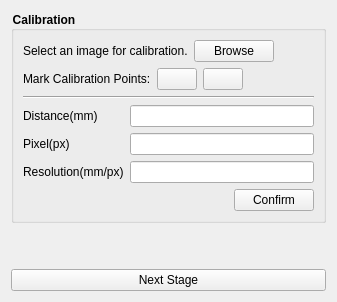
            <widget class="QWidget" name="page0">
             <layout class="QVBoxLayout" name="verticalLayout_24">
              <item>
               <layout class="QVBoxLayout" name="verticalLayout_20">
                <item>
                 <layout class="QVBoxLayout" name="verticalLayout_21">
                  <item>
                   <layout class="QHBoxLayout" name="horizontalLayout_21">
                    <property name="rightMargin">
                     <number>0</number>
                    </property>
                    <property name="bottomMargin">
                     <number>0</number>
                    </property>
                   </layout>
                  </item>
                  <item>
                   <widget class="QGroupBox" name="groupBox_6">
                    <property name="minimumSize">
                     <size>
                      <width>0</width>
                      <height>200</height>
                     </size>
                    </property>
                    <property name="styleSheet">
                     <string notr="true">QGroupBox{
    font-weight: bold;
}
</string>
                    </property>
                    <property name="title">
                     <string>Calibration</string>
                    </property>
                    <layout class="QVBoxLayout" name="verticalLayout_22">
                     <item>
                      <layout class="QHBoxLayout" name="horizontalLayout_22">
                       <property name="bottomMargin">
                        <number>0</number>
                       </property>
                       <item>
                        <widget class="QLabel" name="label_14">
                         <property name="text">
                          <string>Select an image for calibration.</string>
                         </property>
                        </widget>
                       </item>
                       <item>
                        <widget class="QPushButton" name="caliUploadButton">
                         <property name="text">
                          <string>Browse</string>
                         </property>
                        </widget>
                       </item>
                       <item>
                        <spacer name="horizontalSpacer_7">
                         <property name="orientation">
                          <enum>Qt::Orientation::Horizontal</enum>
                         </property>
                         <property name="sizeHint" stdset="0">
                          <size>
                           <width>40</width>
                           <height>20</height>
                          </size>
                         </property>
                        </spacer>
                       </item>
                      </layout>
                     </item>
                     <item>
                      <layout class="QHBoxLayout" name="horizontalLayout_13">
                       <property name="bottomMargin">
                        <number>0</number>
                       </property>
                       <item>
                        <widget class="QLabel" name="label_10">
                         <property name="sizePolicy">
                          <sizepolicy hsizetype="Preferred" vsizetype="Preferred">
                           <horstretch>0</horstretch>
                           <verstretch>0</verstretch>
                          </sizepolicy>
                         </property>
                         <property name="text">
                          <string>Mark Calibration Points:</string>
                         </property>
                        </widget>
                       </item>
                       <item>
                        <widget class="QPushButton" name="clickAddButton">
                         <property name="sizePolicy">
                          <sizepolicy hsizetype="Fixed" vsizetype="Fixed">
                           <horstretch>0</horstretch>
                           <verstretch>0</verstretch>
                          </sizepolicy>
                         </property>
                         <property name="text">
                          <string/>
                         </property>
                         <property name="icon">
                          <iconset resource="../icon.qrc">
                           <normaloff>:/icons/icons/caliadd.svg</normaloff>:/icons/icons/caliadd.svg</iconset>
                         </property>
                         <property name="iconSize">
                          <size>
                           <width>25</width>
                           <height>25</height>
                          </size>
                         </property>
                         <property name="checkable">
                          <bool>true</bool>
                         </property>
                         <attribute name="buttonGroup">
                          <string notr="true">caliButtonGroup</string>
                         </attribute>
                        </widget>
                       </item>
                       <item>
                        <widget class="QPushButton" name="clickDeleteButton">
                         <property name="sizePolicy">
                          <sizepolicy hsizetype="Fixed" vsizetype="Fixed">
                           <horstretch>0</horstretch>
                           <verstretch>0</verstretch>
                          </sizepolicy>
                         </property>
                         <property name="text">
                          <string/>
                         </property>
                         <property name="icon">
                          <iconset resource="../icon.qrc">
                           <normaloff>:/icons/icons/calidelete.svg</normaloff>:/icons/icons/calidelete.svg</iconset>
                         </property>
                         <property name="iconSize">
                          <size>
                           <width>25</width>
                           <height>25</height>
                          </size>
                         </property>
                         <property name="checkable">
                          <bool>true</bool>
                         </property>
                         <attribute name="buttonGroup">
                          <string notr="true">caliButtonGroup</string>
                         </attribute>
                        </widget>
                       </item>
                       <item>
                        <spacer name="horizontalSpacer_5">
                         <property name="orientation">
                          <enum>Qt::Orientation::Horizontal</enum>
                         </property>
                         <property name="sizeHint" stdset="0">
                          <size>
                           <width>40</width>
                           <height>20</height>
                          </size>
                         </property>
                        </spacer>
                       </item>
                      </layout>
                     </item>
                     <item>
                      <widget class="Line" name="line">
                       <property name="orientation">
                        <enum>Qt::Orientation::Horizontal</enum>
                       </property>
                      </widget>
                     </item>
                     <item>
                      <layout class="QFormLayout" name="formLayout_2">
                       <property name="bottomMargin">
                        <number>0</number>
                       </property>
                       <item row="1" column="0">
                        <widget class="QLabel" name="distanceLabel">
                         <property name="text">
                          <string>Distance(mm)</string>
                         </property>
                        </widget>
                       </item>
                       <item row="1" column="1">
                        <widget class="QLineEdit" name="distanceLineEdit"/>
                       </item>
                       <item row="2" column="0">
                        <widget class="QLabel" name="pixelLabel">
                         <property name="text">
                          <string>Pixel(px)</string>
                         </property>
                        </widget>
                       </item>
                       <item row="2" column="1">
                        <widget class="QLineEdit" name="pixelLineEdit"/>
                       </item>
                       <item row="3" column="0">
                        <widget class="QLabel" name="resolutionLabel">
                         <property name="text">
                          <string>Resolution(mm/px)</string>
                         </property>
                        </widget>
                       </item>
                       <item row="3" column="1">
                        <widget class="QLineEdit" name="resolutionLineEdit"/>
                       </item>
                      </layout>
                     </item>
                     <item>
                      <layout class="QHBoxLayout" name="horizontalLayout_23">
                       <property name="bottomMargin">
                        <number>0</number>
                       </property>
                       <item>
                        <spacer name="horizontalSpacer_9">
                         <property name="orientation">
                          <enum>Qt::Orientation::Horizontal</enum>
                         </property>
                         <property name="sizeHint" stdset="0">
                          <size>
                           <width>40</width>
                           <height>20</height>
                          </size>
                         </property>
                        </spacer>
                       </item>
                       <item>
                        <widget class="QPushButton" name="confirmButton">
                         <property name="text">
                          <string>Confirm</string>
                         </property>
                        </widget>
                       </item>
                      </layout>
                     </item>
                    </layout>
                   </widget>
                  </item>
                 </layout>
                </item>
                <item>
                 <spacer name="verticalSpacer_6">
                  <property name="orientation">
                   <enum>Qt::Orientation::Vertical</enum>
                  </property>
                  <property name="sizeHint" stdset="0">
                   <size>
                    <width>20</width>
                    <height>40</height>
                   </size>
                  </property>
                 </spacer>
                </item>
                <item>
                 <layout class="QHBoxLayout" name="horizontalLayout_25">
                  <property name="bottomMargin">
                   <number>0</number>
                  </property>
                  <item>
                   <widget class="QPushButton" name="nextButton0">
                    <property name="text">
                     <string>Next Stage</string>
                    </property>
                   </widget>
                  </item>
                 </layout>
                </item>
               </layout>
              </item>
             </layout>
            </widget>
